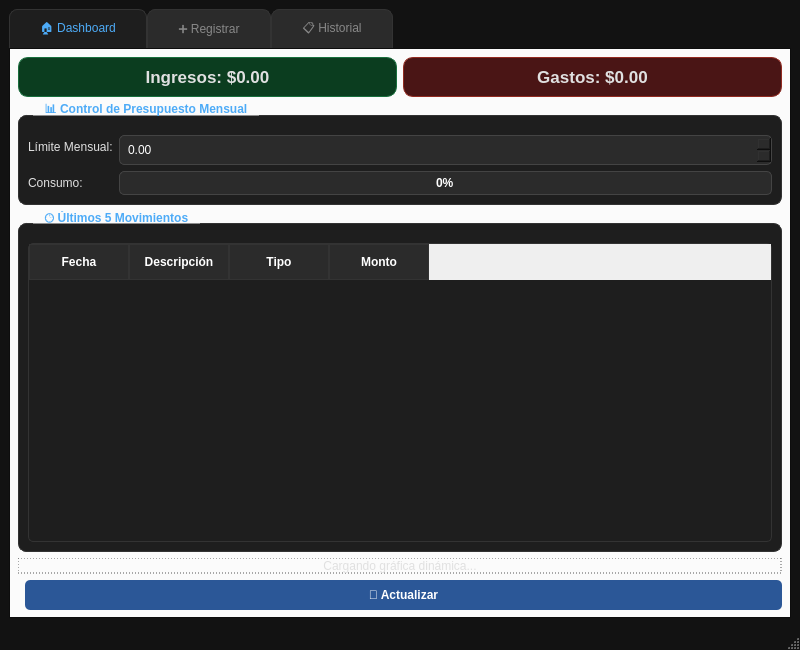
<?xml version="1.0" encoding="UTF-8"?>
<ui version="4.0">
 <class>MainWindow</class>
 <widget class="QMainWindow" name="MainWindow">
  <property name="geometry">
   <rect>
    <x>0</x>
    <y>0</y>
    <width>800</width>
    <height>650</height>
   </rect>
  </property>
  <property name="windowTitle">
   <string>Gestor de Finanzas</string>
  </property>
  <property name="styleSheet">
   <string notr="true">
    QMainWindow, QWidget#centralwidget, QTabWidget::pane {
        background-color: #121212;
        color: #e0e0e0;
    }
    QLabel { color: #e0e0e0; }
    
    QGroupBox {
        font-weight: bold;
        border: 1px solid #333333;
        border-radius: 8px;
        margin-top: 12px;
        padding-top: 10px;
        background-color: #1e1e1e;
        color: #ffffff;
    }
    QGroupBox::title {
        subcontrol-origin: margin;
        left: 15px;
        padding: 0 10px;
        color: #4dabf7;
    }
    
    QPushButton {
        background-color: #2b5797;
        color: white;
        border: none;
        border-radius: 5px;
        padding: 8px 16px;
        font-weight: bold;
    }
    QPushButton:hover { background-color: #366cb9; }
    
    QPushButton#btnGuardar { background-color: #1e8449; font-size: 14px; }
    QPushButton#btnGuardar:hover { background-color: #27ae60; }
    
    QPushButton#btnHoy { 
        background-color: #444; 
        padding: 4px 8px; 
        font-size: 11px;
    }
    
    QLineEdit, QDateEdit, QComboBox, QDoubleSpinBox, QTextEdit {
        border: 1px solid #444444;
        border-radius: 5px;
        padding: 6px;
        background-color: #2b2b2b;
        color: #ffffff;
    }
    
    QTableWidget {
        background-color: #1e1e1e;
        alternate-background-color: #262626;
        color: #e0e0e0;
        gridline-color: #333333;
        border: 1px solid #333333;
        border-radius: 5px;
    }
    QHeaderView::section {
        background-color: #2b2b2b;
        color: #ffffff;
        padding: 8px;
        font-weight: bold;
        border: 1px solid #333;
    }
    
    QTabBar::tab {
        background-color: #2b2b2b;
        color: #888;
        padding: 12px 30px;
        border: 1px solid #333;
        border-bottom: none;
        border-top-left-radius: 8px;
        border-top-right-radius: 8px;
    }
    QTabBar::tab:selected {
        background-color: #1e1e1e;
        color: #4dabf7;
    }

    QProgressBar {
        border: 1px solid #444;
        border-radius: 5px;
        background-color: #2b2b2b;
        text-align: center;
        color: white;
        font-weight: bold;
    }
    QProgressBar::chunk {
        background-color: #4dabf7;
        border-radius: 5px;
    }

    QFrame#frameIngresos { background-color: #0b3d1f; border-radius: 10px; border: 1px solid #196f3d; }
    QFrame#frameGastos { background-color: #4a1515; border-radius: 10px; border: 1px solid #922b21; }
   </string>
  </property>
  
  <widget class="QWidget" name="centralwidget">
   <layout class="QVBoxLayout" name="verticalLayout">
    <item>
     <widget class="QTabWidget" name="tabMain">
      <property name="currentIndex">
       <number>0</number>
      </property>
      
      <widget class="QWidget" name="tabDashboard">
       <attribute name="title">
        <string>🏠 Dashboard</string>
       </attribute>
       <layout class="QVBoxLayout" name="verticalLayoutDash">
        <item>
         <layout class="QHBoxLayout" name="layoutResumen">
          <item>
           <widget class="QFrame" name="frameIngresos">
            <layout class="QVBoxLayout">
             <item>
              <widget class="QLabel" name="lblTotalIngresos">
               <property name="font">
                <font><pointsize>13</pointsize><bold>true</bold></font>
               </property>
               <property name="text">
                <string>Ingresos: $0.00</string>
               </property>
               <property name="alignment">
                <set>Qt::AlignCenter</set>
               </property>
              </widget>
             </item>
            </layout>
           </widget>
          </item>
          <item>
           <widget class="QFrame" name="frameGastos">
            <layout class="QVBoxLayout">
             <item>
              <widget class="QLabel" name="lblTotalGastos">
               <property name="font">
                <font><pointsize>13</pointsize><bold>true</bold></font>
               </property>
               <property name="text">
                <string>Gastos: $0.00</string>
               </property>
               <property name="alignment">
                <set>Qt::AlignCenter</set>
               </property>
              </widget>
             </item>
            </layout>
           </widget>
          </item>
         </layout>
        </item>

        <item>
         <widget class="QGroupBox" name="groupPresupuesto">
          <property name="title">
           <string>📊 Control de Presupuesto Mensual</string>
          </property>
          <layout class="QFormLayout" name="formLayoutPresupuesto">
           <item row="0" column="0">
            <widget class="QLabel" name="lblPres">
             <property name="text">
              <string>Límite Mensual:</string>
             </property>
            </widget>
           </item>
           <item row="0" column="1">
            <widget class="QDoubleSpinBox" name="spinPresupuestoTotal">
             <property name="maximum">
              <double>999999.99</double>
             </property>
            </widget>
           </item>
           <item row="1" column="0">
            <widget class="QLabel" name="lblConsumo">
             <property name="text">
              <string>Consumo:</string>
             </property>
            </widget>
           </item>
           <item row="1" column="1">
            <widget class="QProgressBar" name="progressPresupuesto">
             <property name="value">
              <number>0</number>
             </property>
            </widget>
           </item>
          </layout>
         </widget>
        </item>

        <item>
         <widget class="QGroupBox" name="groupRecientes">
          <property name="title">
           <string>🕒 Últimos 5 Movimientos</string>
          </property>
          <layout class="QVBoxLayout">
           <item>
            <widget class="QTableWidget" name="tablaRecientes">
             <property name="maximumHeight">
              <number>160</number>
             </property>
             <property name="editTriggers">
              <enum>QAbstractItemView::NoEditTriggers</enum>
             </property>
             <property name="columnCount">
              <number>4</number>
             </property>
             <column>
              <property name="text"><string>Fecha</string></property>
             </column>
             <column>
              <property name="text"><string>Descripción</string></property>
             </column>
             <column>
              <property name="text"><string>Tipo</string></property>
             </column>
             <column>
              <property name="text"><string>Monto</string></property>
             </column>
            </widget>
           </item>
          </layout>
         </widget>
        </item>

        <item>
         <widget class="QLabel" name="labelPlaceholderGrafico">
          <property name="minimumHeight">
           <number>280</number>
          </property>
          <property name="styleSheet">
           <string notr="true">border: 1px dashed #555; border-radius: 10px;</string>
          </property>
          <property name="text">
           <string>Cargando gráfica dinámica...</string>
          </property>
          <property name="alignment">
           <set>Qt::AlignCenter</set>
          </property>
         </widget>
        </item>

        <item>
         <layout class="QHBoxLayout">
          <item>
           <spacer>
            <property name="orientation"><enum>Qt::Horizontal</enum></property>
           </spacer>
          </item>
          <item>
           <widget class="QPushButton" name="btnActualizarDash">
            <property name="text">
             <string>🔄 Actualizar</string>
            </property>
           </widget>
          </item>
         </layout>
        </item>
       </layout>
      </widget>

      <widget class="QWidget" name="tabRegistro">
       <attribute name="title">
        <string>➕ Registrar</string>
       </attribute>
       <layout class="QVBoxLayout">
        <item>
         <widget class="QGroupBox" name="groupNuevo">
          <property name="title">
           <string>Detalles del Movimiento</string>
          </property>
          <layout class="QGridLayout" name="gridLayoutNuevo">
           <property name="verticalSpacing">
            <number>15</number>
           </property>
           
           <item row="0" column="0">
            <widget class="QLabel" name="label_f">
             <property name="text"><string>Fecha:</string></property>
            </widget>
           </item>
           <item row="0" column="1">
            <layout class="QHBoxLayout">
             <item>
              <widget class="QDateEdit" name="dateFecha">
               <property name="calendarPopup"><bool>true</bool></property>
              </widget>
             </item>
             <item>
              <widget class="QPushButton" name="btnHoy">
               <property name="text"><string>Hoy</string></property>
              </widget>
             </item>
            </layout>
           </item>

           <item row="1" column="0">
            <widget class="QLabel" name="label_d">
             <property name="text"><string>Descripción:</string></property>
            </widget>
           </item>
           <item row="1" column="1">
            <widget class="QLineEdit" name="txtOriginal">
             <property name="objectName">
              <string>txtDescripcion</string>
             </property>
             <property name="placeholderText">
              <string>Insumos, Sueldo, ...</string>
             </property>
            </widget>
           </item>

           <item row="2" column="0">
            <widget class="QLabel" name="label_m">
             <property name="text"><string>Monto:</string></property>
            </widget>
           </item>
           <item row="2" column="1">
            <widget class="QDoubleSpinBox" name="spinMonto">
             <property name="maximum">
              <double>999999.99</double>
             </property>
            </widget>
           </item>

           <item row="3" column="0">
            <widget class="QLabel" name="label_t">
             <property name="text"><string>Tipo:</string></property>
            </widget>
           </item>
           <item row="3" column="1">
            <widget class="QComboBox" name="comboTipo">
             <item><property name="text"><string>Gasto (-)</string></property></item>
             <item><property name="text"><string>Ingreso (+)</string></property></item>
            </widget>
           </item>

           <item row="4" column="0">
            <widget class="QLabel" name="label_mon">
             <property name="text"><string>Moneda:</string></property>
            </widget>
           </item>
           <item row="4" column="1">
            <widget class="QComboBox" name="comboMoneda">
             <item><property name="text"><string>$ (MXN)</string></property></item>
             <item><property name="text"><string>$ (USD)</string></property></item>
             <item><property name="text"><string>€ (EUR)</string></property></item>
            </widget>
           </item>

           <item row="5" column="0">
            <widget class="QLabel" name="label_c">
             <property name="text"><string>Categoría:</string></property>
            </widget>
           </item>
           <item row="5" column="1">
            <widget class="QComboBox" name="comboCategoria">
             <item><property name="text"><string>Alimentación</string></property></item>
             <item><property name="text"><string>Transporte</string></property></item>
             <item><property name="text"><string>Insumos</string></property></item>
             <item><property name="text"><string>Servicios</string></property></item>
             <item><property name="text"><string>Otros</string></property></item>
            </widget>
           </item>

           <item row="6" column="0">
            <widget class="QLabel" name="label_n">
             <property name="text"><string>Notas:</string></property>
            </widget>
           </item>
           <item row="6" column="1">
            <widget class="QTextEdit" name="txtNotas">
             <property name="maximumHeight"><number>80</number></property>
            </widget>
           </item>

           <item row="7" column="1">
            <layout class="QHBoxLayout">
             <item><spacer><property name="orientation"><enum>Qt::Horizontal</enum></property></spacer></item>
             <item>
              <widget class="QPushButton" name="btnLimpiar">
               <property name="text"><string>🧹 Limpiar</string></property>
              </widget>
             </item>
             <item>
              <widget class="QPushButton" name="btnGuardar">
               <property name="text"><string>💾 Guardar</string></property>
               <property name="minimumHeight"><number>40</number></property>
              </widget>
             </item>
            </layout>
           </item>
          </layout>
         </widget>
        </item>
        <item><spacer><property name="orientation"><enum>Qt::Vertical</enum></property></spacer></item>
       </layout>
      </widget>

      <widget class="QWidget" name="tabHistorial">
       <attribute name="title">
        <string>📋 Historial</string>
       </attribute>
       <layout class="QVBoxLayout">
        <item>
         <widget class="QGroupBox" name="groupFiltros">
          <layout class="QHBoxLayout" name="layoutFiltros">
           <item>
            <widget class="QLineEdit" name="txtBuscar">
             <property name="placeholderText"><string>🔎 Buscar...</string></property>
            </widget>
           </item>
           <item>
            <widget class="QComboBox" name="comboFiltroMoneda">
             <item><property name="text"><string>Todas las monedas</string></property></item>
             <item><property name="text"><string>MXN</string></property></item>
             <item><property name="text"><string>USD</string></property></item>
             <item><property name="text"><string>EUR</string></property></item>
            </widget>
           </item>
           <item>
            <widget class="QComboBox" name="comboFiltro">
             <item><property name="text"><string>Todos los tipos</string></property></item>
             <item><property name="text"><string>Solo Ingresos</string></property></item>
             <item><property name="text"><string>Solo Gastos</string></property></item>
            </widget>
           </item>
           <item>
            <widget class="QPushButton" name="btnLimpiarFiltros">
             <property name="text"><string>🔄 Reset</string></property>
            </widget>
           </item>
          </layout>
         </widget>
        </item>

        <item>
         <widget class="QTableWidget" name="tablaMovimientos">
          <property name="selectionBehavior">
           <enum>QAbstractItemView::SelectRows</enum>
          </property>
          <property name="editTriggers">
           <enum>QAbstractItemView::NoEditTriggers</enum>
          </property>
          <property name="alternatingRowColors">
           <bool>true</bool>
          </property>
          <property name="columnCount">
           <number>8</number>
          </property>
          <column><property name="text"><string>ID</string></property></column>
          <column><property name="text"><string>Fecha</string></property></column>
          <column><property name="text"><string>Descripción</string></property></column>
          <column><property name="text"><string>Categoría</string></property></column>
          <column><property name="text"><string>Tipo</string></property></column>
          <column><property name="text"><string>Monto</string></property></column>
          <column><property name="text"><string>Moneda</string></property></column>
          <column><property name="text"><string>Notas</string></property></column>
         </widget>
        </item>

        <item>
         <layout class="QHBoxLayout" name="layoutBotonesTabla">
          <item><widget class="QPushButton" name="btnEliminar"><property name="text"><string>❌ Eliminar</string></property></widget></item>
          <item><widget class="QPushButton" name="btnEditar"><property name="text"><string>✏️ Editar</string></property></widget></item>
          <item><widget class="QPushButton" name="btnCopiar"><property name="text"><string>📋 Copiar</string></property></widget></item>
          <item><widget class="QPushButton" name="btnExportarCSV"><property name="text"><string>📥 CSV</string></property></widget></item>
          <item><spacer><property name="orientation"><enum>Qt::Horizontal</enum></property></spacer></item>
          <item>
           <widget class="QLabel" name="lblSaldo">
            <property name="font">
             <font><pointsize>15</pointsize><bold>true</bold></font>
            </property>
            <property name="text">
             <string>Saldo: $0.00</string>
            </property>
           </widget>
          </item>
         </layout>
        </item>
       </layout>
      </widget>
     </widget>
    </item>
   </layout>
  </widget>

  <widget class="QMenuBar" name="menubar">
   <widget class="QMenu" name="menuArchivo">
    <property name="title"><string>Archivo</string></property>
    <addaction name="actionImportarCSV"/>
    <addaction name="separator"/>
    <addaction name="actionSalir"/>
   </widget>
  </widget>
  <widget class="QStatusBar" name="statusbar"/>

  <action name="actionImportarCSV"><property name="text"><string>Importar desde CSV...</string></property></action>
  <action name="actionSalir"><property name="text"><string>Salir</string></property></action>

 </widget>
 <resources/>
 <connections/>
</ui>
